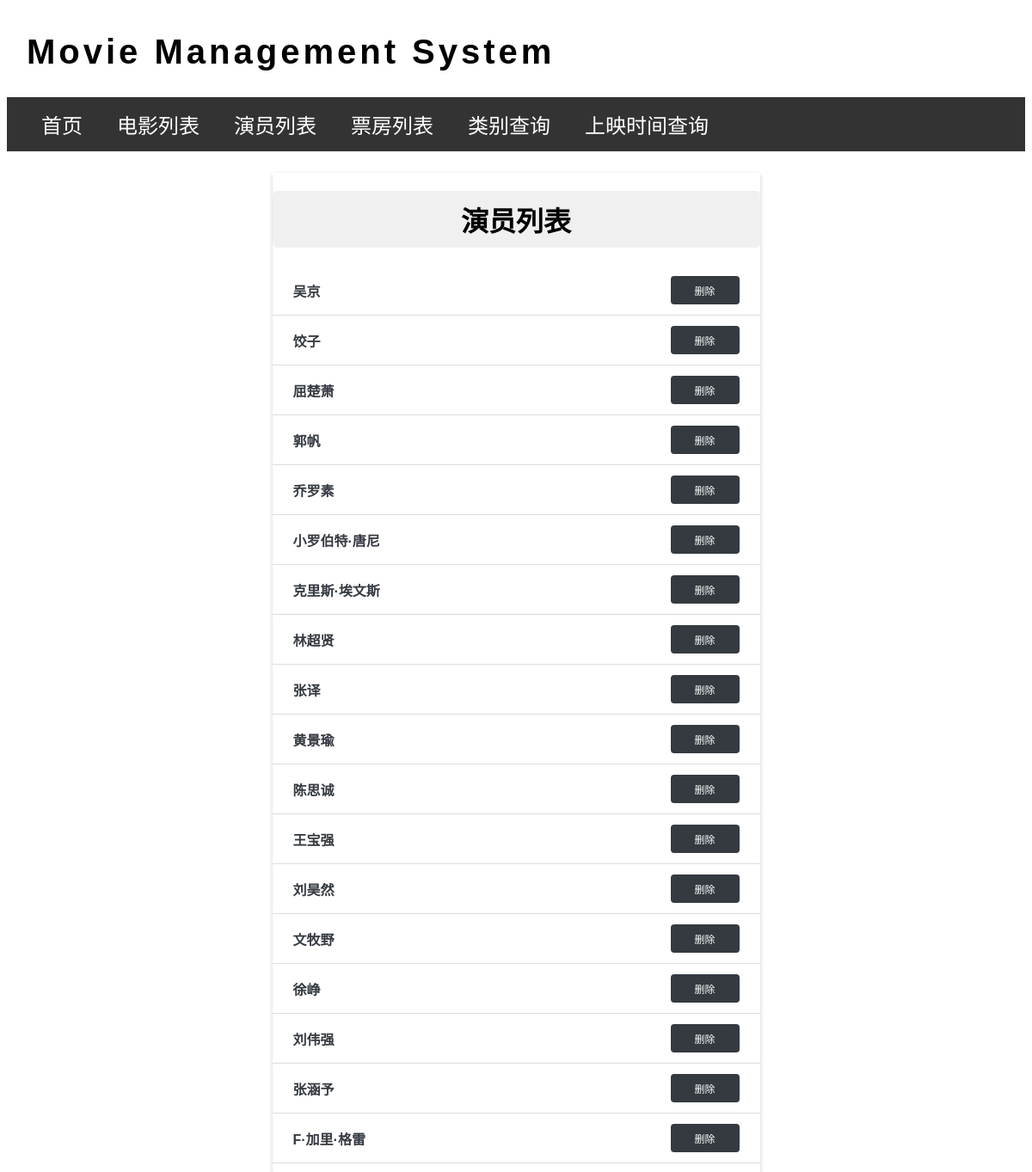
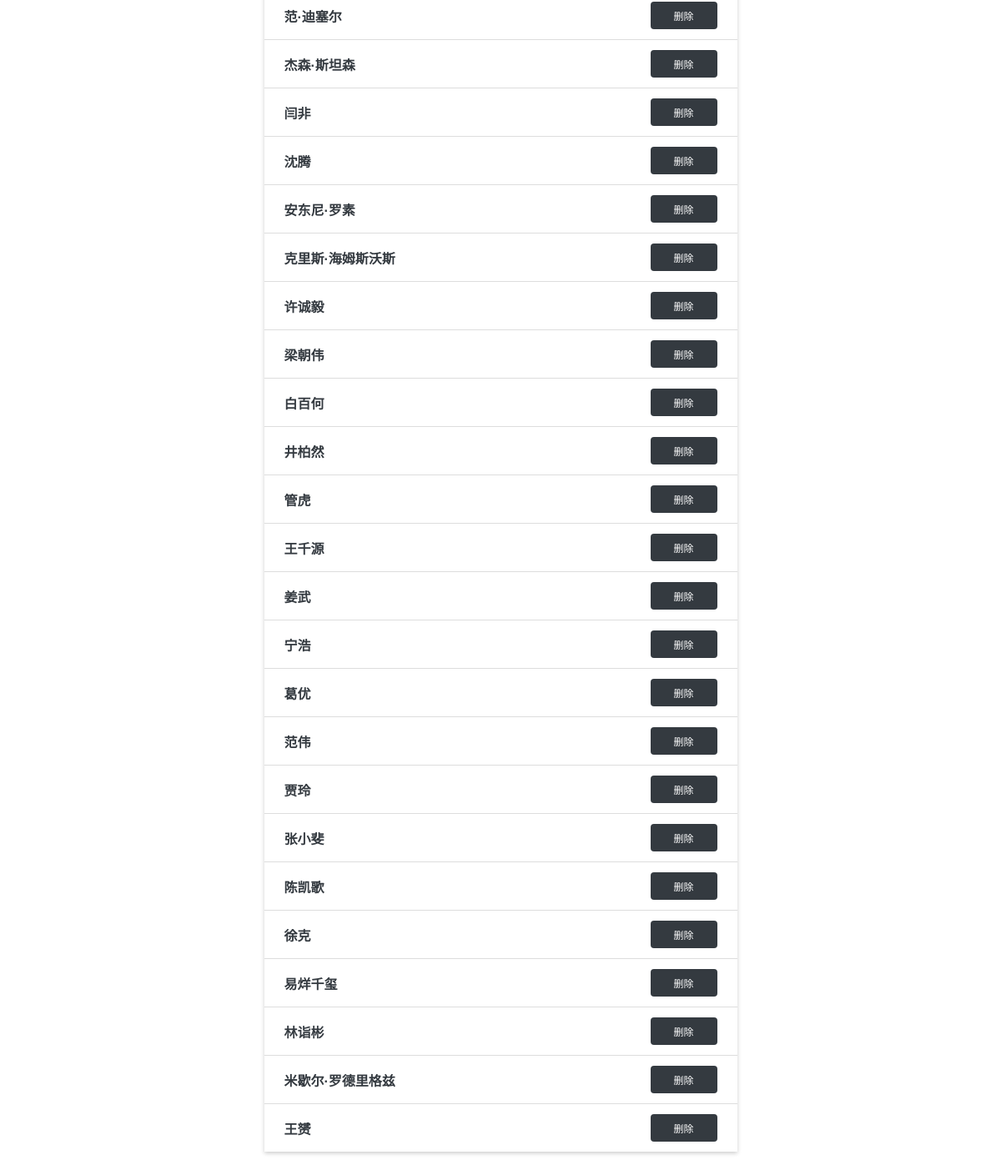
The page /actor_list on the database its author committed (2 pictures, top to bottom).
### app.py (models this page shows)
class ActorInfo(db.Model):
    __tablename__ = 'actor_info'
    actor_id = db.Column(db.Integer, primary_key=True, autoincrement=True)
    actor_name = db.Column(db.String(20), nullable=False)
    gender = db.Column(db.String(2), nullable=False)
    country = db.Column(db.String(20))

### app.py (the view)
@app.route('/actor_list')
def actor_list():
    actors = ActorInfo.query.all()
    return render_template('actor_list.html', actors=actors)

### templates/actor_list.html
{% extends 'base.html' %}
{% block content %}
<div class="main-section">
    <ul class="actor-list">
        <h1 class="centered-title">演员列表</h1>
        {% for actor in actors %}
            <li>
                <a href="{{ url_for('show_actor', actor_id=actor.actor_id) }}" class="actor-info">
                    {{ actor.actor_name }}
                </a>
                <div class="btn-container">
                    <form action="{{ url_for('delete_actor', actor_id=actor.actor_id) }}" method="post" onsubmit="return confirm('确定要删除这位演员吗？')">
                        <button type="submit" class="btn btn-delete">删除</button>
                    </form>
                </div>
            </li>
        {% endfor %}
    </ul>
</div>
{% endblock %}

### static/style.css (style rules this page uses)
body { font-family: Helvetica, Arial, sans-serif; }
.main-section { display: flex; align-items: flex-start; justify-content: space-between; padding: 25px; }
.centered-title { text-align: center; background-color: #f0f0f0; padding: 10px; border-radius: 5px; }
.actor-list { list-style-type: none; padding: 0; margin-bottom: 10px; margin: 0 auto; width: 50%; box-shadow: 0 2px 5px 0 rgba(0, 0, 0, 0.16), 0 2px 10px 0 rgba(0, 0, 0, 0.12); }
.actor-list li { padding: 12px 24px; border-bottom: 1px solid #ddd; display: flex; justify-content: space-between; align-items: center; }
.actor-list li:last-child { border-bottom:none; }
.actor-list li a { color: #343a40; text-decoration: none; flex-grow: 1; }
.actor-list .btn { padding: 8px 15px; margin-left: 10px; background-color: #343a40; color: white; border: none; border-radius: 4px; cursor: pointer; transition: background-color 0.3s; text-decoration: none; display: inline-block; width: 80px; text-align: center; }
.actor-list .btn-container { display: flex; justify-content: flex-end; flex-grow: 1; }
.btn { font-family: Arial, sans-serif; font-weight: normal; font-size: 12px; padding: 3px 5px; text-decoration: none; cursor: pointer; background-color: white; color: black; border: 1px solid #555555; border-radius: 5px; }
.btn-delete { display: inline-block; margin: 0 auto; }
.btn { text-align: center; }
.actor-list { list-style-type: none; padding: 0; margin: 0 auto; max-width: 600px; box-shadow: 0 2px 5px rgba(0, 0, 0, 0.2); }
.actor-list li:last-child { border-bottom: none; }
.actor-list a { text-decoration: none; color: #343a40; font-weight: bold; }
.actor-list .btn-container { display: flex; justify-content: flex-end; }

### rows shown on the page
ActorInfo: actor_name "吴京"
ActorInfo: actor_name "饺子"
ActorInfo: actor_name "屈楚萧"
ActorInfo: actor_name "郭帆"
ActorInfo: actor_name "乔罗素"
ActorInfo: actor_name "小罗伯特·唐尼"
ActorInfo: actor_name "克里斯·埃文斯"
ActorInfo: actor_name "林超贤"
ActorInfo: actor_name "张译"
ActorInfo: actor_name "黄景瑜"
ActorInfo: actor_name "陈思诚"
ActorInfo: actor_name "王宝强"
ActorInfo: actor_name "刘昊然"
ActorInfo: actor_name "文牧野"
ActorInfo: actor_name "徐峥"
ActorInfo: actor_name "刘伟强"
ActorInfo: actor_name "张涵予"
ActorInfo: actor_name "F·加里·格雷"
ActorInfo: actor_name "范·迪塞尔"
ActorInfo: actor_name "杰森·斯坦森"
ActorInfo: actor_name "闫非"
ActorInfo: actor_name "沈腾"
ActorInfo: actor_name "安东尼·罗素"
ActorInfo: actor_name "克里斯·海姆斯沃斯"
ActorInfo: actor_name "许诚毅"
ActorInfo: actor_name "梁朝伟"
ActorInfo: actor_name "白百何"
ActorInfo: actor_name "井柏然"
ActorInfo: actor_name "管虎"
ActorInfo: actor_name "王千源"
ActorInfo: actor_name "姜武"
ActorInfo: actor_name "宁浩"
ActorInfo: actor_name "葛优"
ActorInfo: actor_name "范伟"
ActorInfo: actor_name "贾玲"
ActorInfo: actor_name "张小斐"
ActorInfo: actor_name "陈凯歌"
ActorInfo: actor_name "徐克"
ActorInfo: actor_name "易烊千玺"
ActorInfo: actor_name "林诣彬"
ActorInfo: actor_name "米歇尔·罗德里格兹"
ActorInfo: actor_name "王赟"
